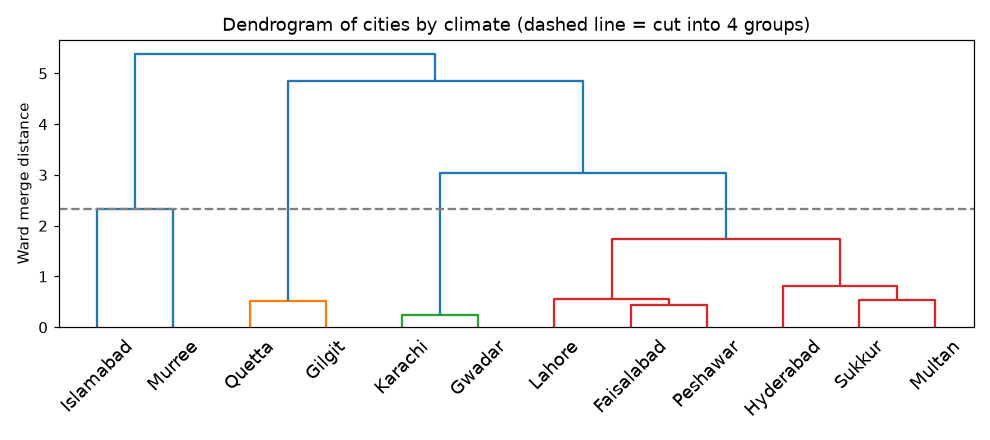

Write Python code to recreate this figure.
"""Hierarchical clustering of 12 cities by climate with SciPy: linkage matrix, dendrogram, cutting the tree."""
import numpy as np
import pandas as pd
import matplotlib.pyplot as plt
from scipy.cluster.hierarchy import linkage, dendrogram, fcluster
from sklearn.preprocessing import StandardScaler

cities = pd.DataFrame({
    "city": ["Karachi", "Hyderabad", "Sukkur", "Lahore", "Faisalabad", "Multan",
             "Islamabad", "Peshawar", "Murree", "Quetta", "Gilgit", "Gwadar"],
    "avg_temp_c": [26.5, 27.5, 27.0, 24.5, 24.5, 26.0, 21.5, 23.0, 13.5, 15.5, 16.0, 26.5],
    "rain_mm":    [175, 160, 95, 630, 380, 190, 1140, 460, 1700, 250, 140, 100],
    "humidity":   [70, 55, 45, 55, 55, 50, 58, 52, 70, 35, 40, 72],
})
X = StandardScaler().fit_transform(cities[["avg_temp_c", "rain_mm", "humidity"]])
Z = linkage(X, method="ward")                       # each row: cluster a, cluster b, distance, size
print("first 4 merges (a, b, distance, size):\n", np.round(Z[:4], 2))
cities["group"] = fcluster(Z, t=4, criterion="maxclust")
for g, names in cities.groupby("group")["city"]:
    print(f"group {g}: {', '.join(names)}")

plt.figure(figsize=(9, 4))
dendrogram(Z, labels=cities["city"].tolist(), leaf_rotation=45, color_threshold=Z[-4, 2])
plt.axhline(Z[-4, 2], ls="--", color="grey"); plt.ylabel("Ward merge distance")
plt.title("Dendrogram of cities by climate (dashed line = cut into 4 groups)")
plt.tight_layout(); plt.savefig("session-07_dendrogram.png", dpi=110); plt.show()
